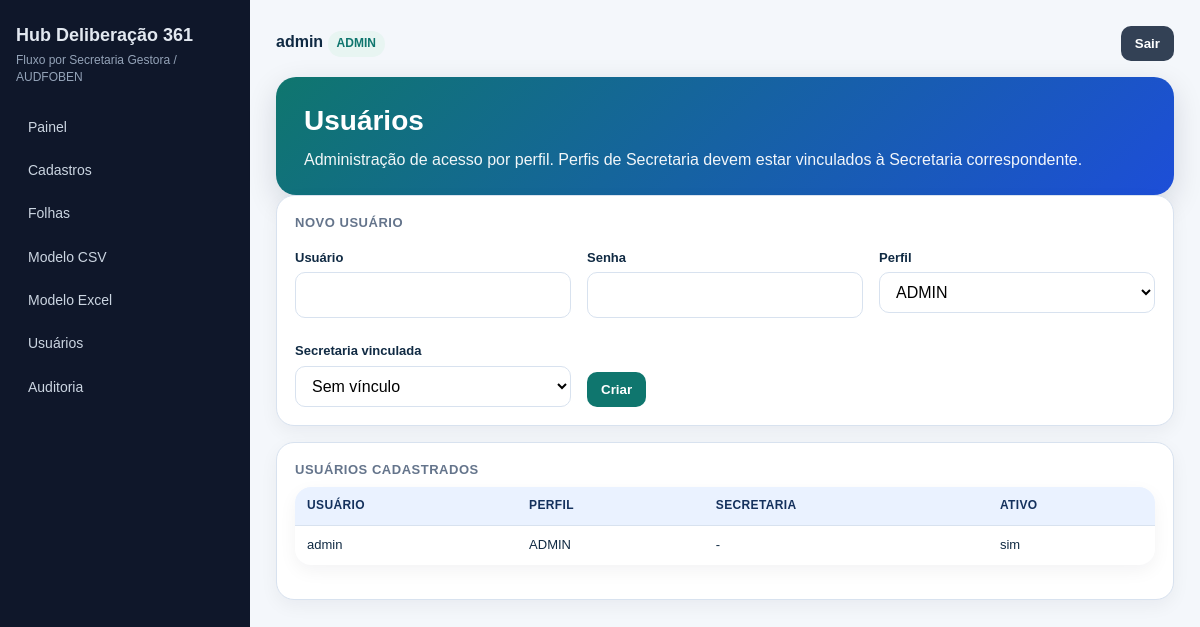
The page /usuarios (signed in) on the database its author committed.
### app/models.py (models this page shows)
class User(Base):
    __tablename__ = "users"
    id: Mapped[int] = mapped_column(Integer, primary_key=True)
    username: Mapped[str] = mapped_column(String(80), unique=True, index=True, nullable=False)
    password_hash: Mapped[str] = mapped_column(String(255), nullable=False)
    role: Mapped[str] = mapped_column(String(30), default="SECRETARIA", nullable=False)
    secretaria_id: Mapped[int | None] = mapped_column(ForeignKey("secretarias.id"), nullable=True)
    is_active: Mapped[bool] = mapped_column(Boolean, default=True, nullable=False)
    created_at: Mapped[datetime] = mapped_column(DateTime, default=datetime.utcnow, nullable=False)
    secretaria = relationship("Secretaria")

### app/main.py (the view)
@app.get("/usuarios", response_class=HTMLResponse)
def usuarios(request: Request, db: Annotated[Session, Depends(get_db)], user: Annotated[User, Depends(current_user)]):
    require_role(user, ["ADMIN"])
    users = db.scalars(select(User).order_by(User.username)).all()
    secretarias = db.scalars(select(Secretaria).order_by(Secretaria.sigla)).all()
    return templates.TemplateResponse("usuarios.html", ctx(request, db, user, users=users, secretarias=secretarias))

### app/templates/usuarios.html
{% extends 'base.html' %}
{% block content %}
<section class="hero"><h2>Usuários</h2><p>Administração de acesso por perfil. Perfis de Secretaria devem estar vinculados à Secretaria correspondente.</p></section>
<div class="card"><h3>Novo usuário</h3><form method="post" action="/usuarios" class="grid three"><input type="hidden" name="csrf_token" value="{{ csrf_token }}"><div><label>Usuário</label><input name="username" required></div><div><label>Senha</label><input name="password" type="password" required></div><div><label>Perfil</label><select name="role">{% for r in roles %}<option value="{{ r }}">{{ r }}</option>{% endfor %}</select></div><div><label>Secretaria vinculada</label><select name="secretaria_id"><option value="">Sem vínculo</option>{% for s in secretarias %}<option value="{{ s.id }}">{{ s.sigla }} - {{ s.nome }}</option>{% endfor %}</select></div><div style="align-self:end"><button class="btn">Criar</button></div></form></div>
<div class="card"><h3>Usuários cadastrados</h3><table><thead><tr><th>Usuário</th><th>Perfil</th><th>Secretaria</th><th>Ativo</th></tr></thead><tbody>{% for u in users %}<tr><td>{{ u.username }}</td><td>{{ u.role }}</td><td>{{ u.secretaria.sigla if u.secretaria else '-' }}</td><td>{{ 'sim' if u.is_active else 'não' }}</td></tr>{% endfor %}</tbody></table></div>
{% endblock %}

### app/templates/base.html (shortened to what this page needs)
<!DOCTYPE html>
<html lang="pt-BR">
<head>
  <link rel="stylesheet" href="/static/style.css">
</head>
<body>
{% if user %}
<div class="layout">
  <aside>
    <h1>Hub Deliberação 361</h1>
    <p>Fluxo por Secretaria Gestora / AUDFOBEN</p>
    <nav>
      <a href="/">Painel</a>
      <a href="/cadastros">Cadastros</a>
      <a href="/folhas">Folhas</a>
      <a href="/modelo-importacao">Modelo CSV</a>
      <a href="/modelo-importacao.xlsx">Modelo Excel</a>
      {% if user.role in ['ADMIN'] %}<a href="/usuarios">Usuários</a>{% endif %}
      {% if user.role in ['ADMIN','CGM_CONSULTA'] %}<a href="/logs">Auditoria</a>{% endif %}
    </nav>
  </aside>
  <main>
    <div class="topbar">
      <div><strong>{{ user.username }}</strong> <span class="tag">{{ user.role }}</span>{% if user.secretaria %} <span class="tag secondary">{{ user.secretaria.sigla }}</span>{% endif %}</div>
      <form class="inline" method="post" action="/logout"><input type="hidden" name="csrf_token" value="{{ csrf_token }}"><button class="btn secondary">Sair</button></form>
    </div>
    {% block content %}{% endblock %}
  </main>
</div>
{% else %}
{% block public %}{% endblock %}
{% endif %}
</body>
</html>

### app/static/style.css (style rules this page uses)
:root { --bg:#f4f7fb;--card:#fff;--text:#102a43;--muted:#64748b;--line:#d8e2ef;--primary:#0f766e;--blue:#1d4ed8;--red:#b91c1c;--amber:#b45309;--green:#15803d;--soft:#e8f5f2 }
* { box-sizing:border-box }
body { margin:0;background:var(--bg);color:var(--text);font-family:Arial,Helvetica,sans-serif;line-height:1.45 }
.layout { display:grid;grid-template-columns:250px 1fr;min-height:100vh }
aside { background:#0f172a;color:#e2e8f0;padding:22px 16px }
aside h1 { font-size:18px;margin:0 0 4px }
aside p { font-size:12px;color:#94a3b8;margin:0 0 20px }
nav a { display:block;color:#cbd5e1;text-decoration:none;padding:10px 12px;border-radius:10px;margin:3px 0;font-size:14px }
main { padding:26px;max-width:1360px }
.topbar { display:flex;align-items:center;justify-content:space-between;margin-bottom:16px }
.hero { background:linear-gradient(135deg,var(--primary),var(--blue));color:white;border-radius:20px;padding:24px 28px;box-shadow:0 10px 30px rgba(15,23,42,.14) }
.hero h2 { margin:0 0 6px;font-size:28px }
.hero p { margin:0;opacity:.94 }
.grid { display:grid;gap:16px }
.three { grid-template-columns:repeat(3,1fr) }
.card { background:var(--card);border:1px solid var(--line);border-radius:18px;padding:18px;box-shadow:0 6px 18px rgba(15,23,42,.05);margin-bottom:16px }
.card h3 { margin:0 0 8px;color:var(--muted);font-size:13px;text-transform:uppercase;letter-spacing:.04em }
.tag { display:inline-block;padding:4px 9px;border-radius:999px;font-size:12px;font-weight:700;background:var(--soft);color:var(--primary) }
table { width:100%;border-collapse:collapse;background:white;border-radius:16px;overflow:hidden;box-shadow:0 6px 18px rgba(15,23,42,.05);margin-bottom:16px }
th,td { border-bottom:1px solid var(--line);padding:10px 12px;text-align:left;vertical-align:top;font-size:13px }
th { background:#eaf2ff;color:#14315d;font-size:12px;text-transform:uppercase;letter-spacing:.03em }
tr:last-child td { border-bottom:none }
input,select,textarea { width:100%;padding:10px 12px;border:1px solid var(--line);border-radius:10px;font:inherit;background:white }
label { font-weight:700;font-size:13px;display:block;margin:8px 0 5px }
.btn { display:inline-block;background:var(--primary);color:white;text-decoration:none;border:0;border-radius:10px;padding:10px 14px;font-weight:700;cursor:pointer }
.btn.secondary { background:#334155 }
.inline { display:inline }

### rows shown on the page
User: username "admin", role "ADMIN", secretaria "-", is_active "sim"

### other values the page prints
form field role "ADMIN"
